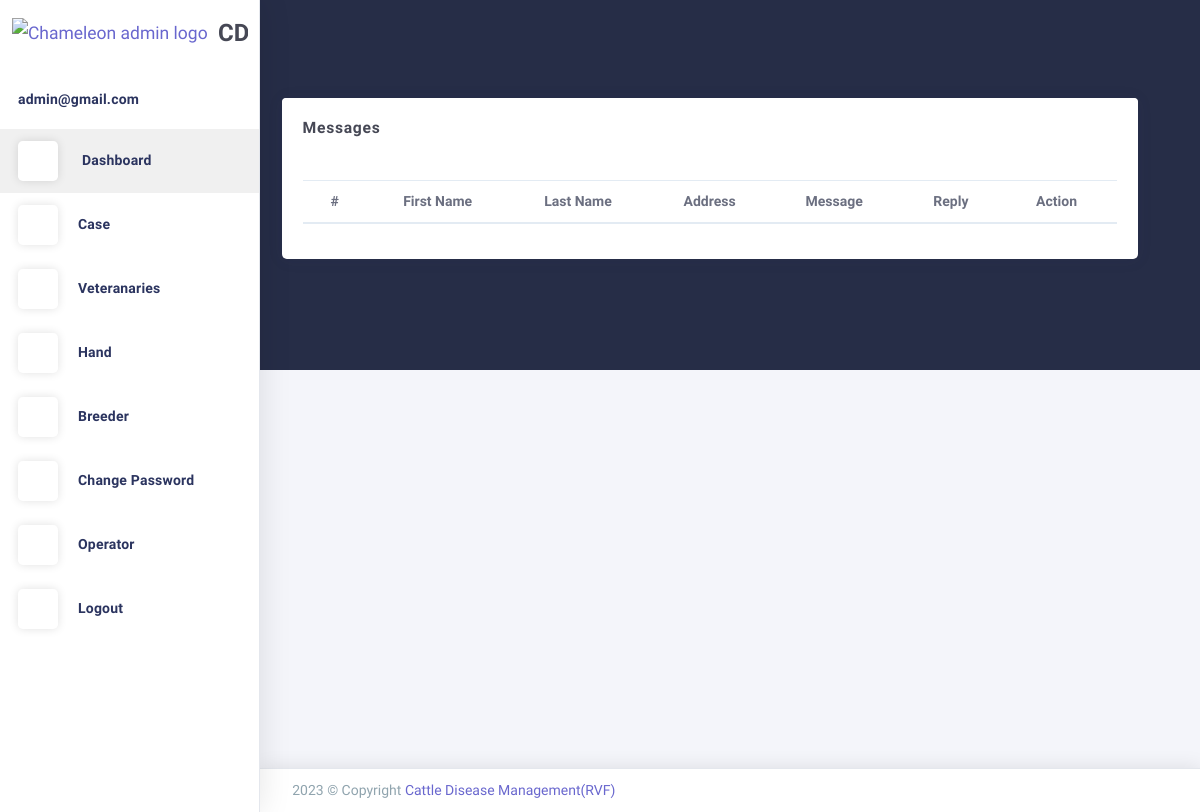
The page /Messages/ (signed in) on the database as committed earlier.
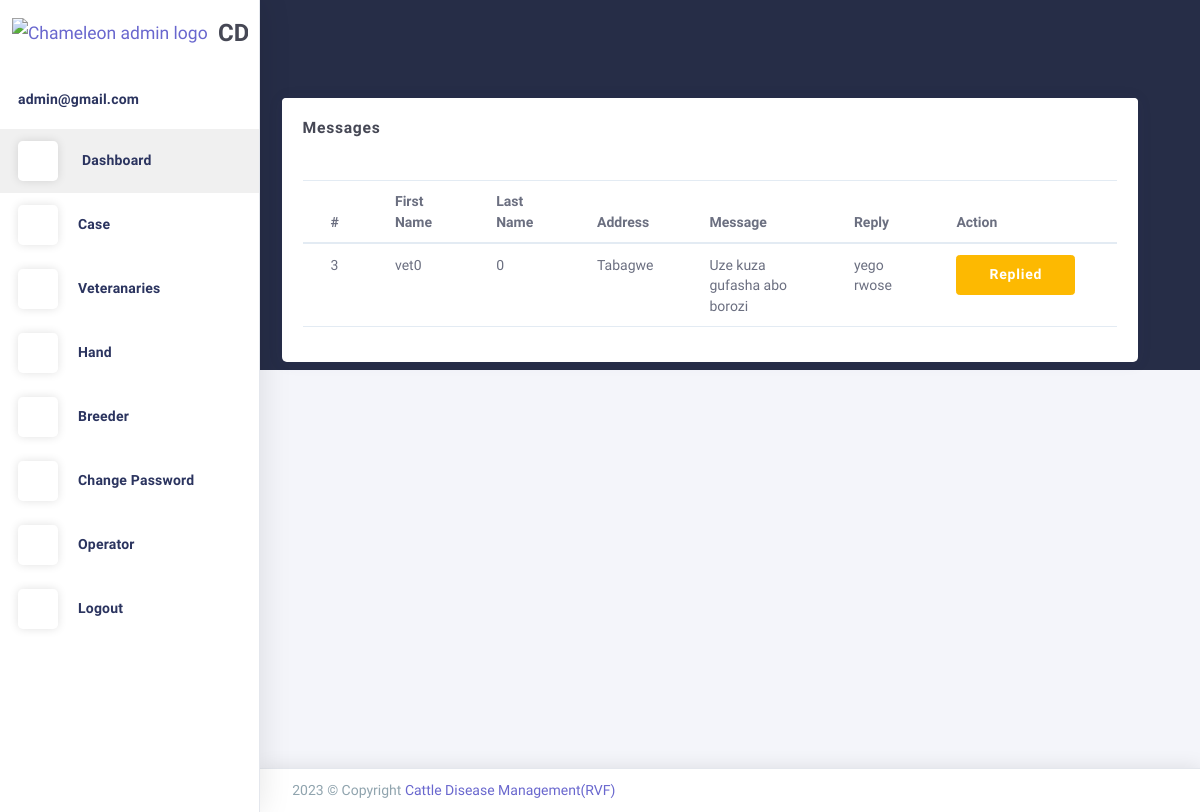
The same page on the database as committed later.
### users/models.py (models this page shows, shortened)
class Message(models.Model):
    user = models.ForeignKey(
        'User', on_delete=models.CASCADE, null=True, blank=True)
    Message = models.CharField(max_length=250,blank=True,null=True)
    Sector = models.CharField(max_length=250,blank=True,null=True)
    reply = models.TextField(blank=True, null=True,
                             default="None")
    replied = models.BooleanField(default=False)
    send_at = models.DateField(auto_now_add=True)

class User(AbstractBaseUser, PermissionsMixin):
    FirstName=models.CharField(max_length=255,  null=True, blank=True)
    LastName=models.CharField(max_length=255,  null=True, blank=True)
    District=models.CharField(max_length=255,  null=True, blank=True)
    Sector=models.CharField(max_length=255,  null=True, blank=True)
    Cell=models.CharField(max_length=255,  null=True, blank=True)
    Province=models.CharField(max_length=255,  null=True, blank=True)
    email = models.EmailField(max_length=255, unique=True)
    phone = models.CharField(max_length=255, unique=True, null=True, blank=True)
    typee = models.CharField(max_length=255, null=True, blank=True)
    active = models.BooleanField(default=True)
    staff = models.BooleanField(default=False)
    admin = models.BooleanField(default=False)
    objects = UserManager()
    USERNAME_FIELD = 'email'
    REQUIRED_FIELDS = []
    @property
    def is_active(self):
        return self.active

### users/views.py (the view)
# urls.py: path('Messages/',Messages,name='Messages'),
def Messages(request):
    messages=Message.objects.filter(Sector = request.user.Sector)
    return render(request, 'Message.html',{'messages':messages})

### users/templates/Message.html (shortened to what this page needs)
{% extends 'base.html'%}
{% load static %}
{% block content%}
<div class="app-content content" style="margin-left:-40px;">
    <div class="content-wrapper">
      <div class="content-header row">
        <div class="content-header-left col-md-4 col-12 mb-2">
        </div>
      </div>
      <div class="content-body">
        <div class="row">
           <div class="col-12">
              <div class="card">
                  <div class="card-header">
                      <h4 class="card-title">Messages </h4>
                      <div class="heading-elements">
                          <ul class="list-inline mb-0">
                              <li><a data-action="collapse"><i class="ft-minus"></i></a></li>
                              <li><a data-action="expand"><i class="ft-maximize"></i></a></li>
                              <li><a data-action="close"><i class="ft-x"></i></a></li>
                          </ul>
                      </div>
                  </div>
          <div class="card-content collapse show">
              <div class="card-body">
                  <div class="table-responsive">
                      <table class="table">
                        <thead>
                            <tr>
                                <th>#</th>
                                <th>First Name</th>
                                <th>Last Name</th>
                                <th>Address</th>
                                <th>Message</th>
                                <th>Reply</th>
                                <th>Action</th>
                            </tr>
                        </thead>
                        <tbody>
                          {% for msg in messages %}
                            <tr>
                                <td scope="row">{{msg.id}}</td>
                                <td>{{msg.user.FirstName}}</td>
                                <td>{{msg.user.LastName}}</td>
                                <td>{{msg.Sector}}</td>
                                <td>{{msg.Message}}</td>
                                <td>{{msg.reply}}</td>
                                <td>
                                  {% if msg.replied %}
                                  <button type="button" class="btn btn-warning btn-min-width mr-1 mb-1">Replied</button>
                                  {% elif request.user.typee == "Vet" %}
                                  <a href="{% url 'ReplyMsg' msg.id %}" style="color:white"><button type="button" class="btn btn-primary btn-min-width mr-1 mb-1">Reply</button></a>
                                  {% else %}
                                  <a href="" style="color:white"><button type="button" class="btn btn-info btn-min-width mr-1 mb-1">Sent</button></a>
                                  {% endif %}
                                </td>
                            </tr>
                            {% endfor %}
                        </tbody>
                    </table>
                  </div>
              </div>
          </div>
      </div>
  </div>
</div>
      </div>
    </div>
  </div>
{% endblock content%}

Rows that differ between the two databases and show on the page:
added Message: id "3", user.FirstName "vet0", user.LastName "0", Sector "Tabagwe", Message "Uze kuza gufasha abo borozi", reply "yego rwose", replied "Replied"
